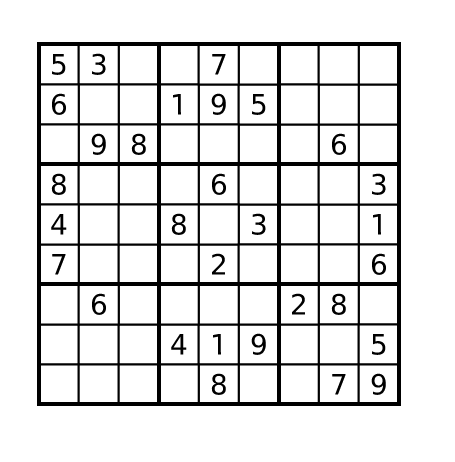
#> input picture test_img/1.jpg, 455 x 462 px
$ python -i grid_detector.py   (imports and definitions only)
#> lines starting #> are read from the running program, lines starting #| are printed output that depends on the picture; after the words box and inside, x2 and y2 are one past the last pixel; in counts of white or black regions, pixels touching at a corner belong together
### line_detector.py
import numpy as np
import cv2


class LineDetector:
    MAX_THETA_DIFFERENCE = np.pi / 14.0
    MAX_RHO_DIFFERENCE = 9

    @staticmethod
    def combine_lines(line, merge_to_index, merged_lines, lines_count):
        number_of_line_merged = lines_count[merge_to_index]
        merged_lines[merge_to_index][0][0] = (merged_lines[merge_to_index][0][0] * number_of_line_merged
                                              + line[0][0]) / (number_of_line_merged + 1)
        merged_lines[merge_to_index][0][1] = (merged_lines[merge_to_index][0][1] * number_of_line_merged
                                              + line[0][1]) / (number_of_line_merged + 1)
        lines_count[merge_to_index] += 1

    @staticmethod
    def is_line_same(line1, line2):
        rho1 = line1[0][0]
        theta1 = line1[0][1]
        rho2 = line2[0][0]
        theta2 = line2[0][1]
        return abs(rho1 - rho2) < LineDetector.MAX_RHO_DIFFERENCE and\
            abs(theta1 - theta2) < LineDetector.MAX_THETA_DIFFERENCE

    @staticmethod
    def merge_similar_lines(lines):
        merged_lines = list()
        lines_count = list()
        for line in lines:
            need_to_be_added = True
            for i in range(len(merged_lines)):
                if LineDetector.is_line_same(line, merged_lines[i]):
                    need_to_be_added = False
                    LineDetector.combine_lines(line, i, merged_lines, lines_count)
                    break
            if need_to_be_added:
                merged_lines.append(line)
                lines_count.append(1)

        return merged_lines

    def find_lines(self, thresh_image):
        lines = cv2.HoughLines(thresh_image, 1, np.pi / 180, 180, None, 0, 0)
        if lines is None:
            return None
        lines = self.merge_similar_lines(lines)
        return lines

### point_finder.py
import numpy as np


class PointsFinder:

    INTERSECTION_CORNER = 2
    INTERSECTION_T = 3
    INTERSECTION_CROSS = 4

    def __init__(self, thresh, lines):
        self.lines = lines
        self.thresh = thresh
        self.points = list()
        self.lines_with_points = list()
        for _ in lines:
            self.lines_with_points.append(list())
        self.width, self.height = thresh.shape

        self.find_all_intersections( lines, thresh)
        self.sort_points_in_all_lines()

    def get_points(self):
        return self.points

    def get_lines_with_points(self):
        return self.lines_with_points

    @staticmethod
    def is_line_horizontal(line):
        theta = line[0][1]
        return np.pi / 4 < theta < np.pi / 4.0 * 3

    def sort_points_in_all_lines(self):
        for i in range(len(self.lines_with_points)):
            self.sort_points_in_line(i)

    def sort_points_in_line(self, line_index):
        if self.is_line_horizontal(self.lines[line_index]):
            self.lines_with_points[line_index].sort(key=(lambda p: p[0][0] ** 2))
        else:
            self.lines_with_points[line_index].sort(key=(lambda p: p[0][1] ** 2))

    def add_point(self, pos, p_type, line_index, line2_index):
        self.lines_with_points[line_index].append((pos, p_type, line2_index))
        self.lines_with_points[line2_index].append((pos, p_type, line_index))
        self.points.append((pos, p_type, line_index, line2_index))

    def find_all_intersections(self, lines, img):
        for i in range(len(lines)):
            rho, theta = lines[i][0]
            a, b, c, x0, y0 = self.get_line_paramaters(theta, rho)
            for j in range(i + 1, len(lines), 1):
                if i == j:
                    continue
                rho2, theta2 = lines[j][0]
                d, e, f, x1, y1 = self.get_line_paramaters(theta2, rho2)
                p = self.find_intersection(a, b, c, d, e, f)
                if p is None:
                    continue

                if p[0] < 0 or p[0] >= self.height:
                    continue
                if p[1] < 0 or p[1] >= self.width:
                    continue
                t = self.get_type_of_intersection(p, (a, b, c), (d, e, f), img)
                if t is None:
                    continue
                self.add_point(p, t, i, j)

    @staticmethod
    def get_line_paramaters(theta, rho):
        a = np.cos(theta)
        b = np.sin(theta)
        x0 = a * rho
        y0 = b * rho
        c = -(x0 * a + y0 * b)
        return a, b, c, x0, y0

    @staticmethod
    def norm_vector(a, b):
        nx = -b
        ny = a
        dist = np.sqrt(a * a + b * b)
        return nx / dist, ny / dist

    @staticmethod
    def is_point_white(img, mx, my):
        mx = int(mx)
        my = int(my)
        if my >= img.shape[0] or my < 0 or mx >= img.shape[1] or mx < 0 \
                or img[my, mx] < 50:
            return False
        return True

    @staticmethod
    def checkpoint(img, space, x, y, na, nb, mul):
        mx = int(x + mul * na * space)
        my = int(y + mul * nb * space)
        if PointsFinder.is_point_white(img, mx, my):
            return True
        elif PointsFinder.check_point_surroundings(img, mx, my, 1):
            return True
        return PointsFinder.check_point_surroundings(img, mx, my, 2)

    @staticmethod
    def get_number_of_line_crossing(img, x, y, a, b):
        space = 8
        line_inter = 0
        na, nb = PointsFinder.norm_vector(a, b)
        if PointsFinder.checkpoint(img, space, x, y, na, nb, 1):
            line_inter += 1
        if PointsFinder.checkpoint(img, space, x, y, na, nb, -1):
            line_inter += 1
        return line_inter

    def check_point_surroundings(img, x, y, r):
        angle = 0
        while angle < 2 * np.pi:
            mx = int(np.cos(angle) * r)
            my = int(np.sin(angle) * r)
            if PointsFinder.is_point_white(img, x + mx, y + my):
                return True
            angle += np.pi / 2
        return False

    @staticmethod
    def is_point_or_surrounding_white(img, x, y):
        if PointsFinder.is_point_white(img, x, y):
            return True
        if PointsFinder.check_point_surroundings(img, x, y, 1):
            return True
        if PointsFinder.check_point_surroundings(img, x, y, 3):
            return True
        return False

    @staticmethod
    def get_type_of_intersection(pos, line1, line2, img):
        x, y = pos
        a, b, c = line1
        d, e, f = line2
        if not PointsFinder.is_point_or_surrounding_white(img, x, y):
            return None
        n = PointsFinder.get_number_of_line_crossing(img, x, y, a, b)
        m = PointsFinder.get_number_of_line_crossing(img, x, y, d, e)
        if (n == 2 and m == 0) or (n == 0 and m == 2):
            return None
        if n == 2 and m == 2:
            return PointsFinder.INTERSECTION_CROSS
        elif n == 1 and m == 1:
            return PointsFinder.INTERSECTION_CORNER
        return PointsFinder.INTERSECTION_T

    @staticmethod
    def find_intersection(a, b, c, d, e, f):
        """
        lines are in this format
        ax + by + c = 0
        dx + ey + f = 0
        """
        if d == 0 and a != 0:
            y = -f / e
            x = (-b * y - c) / a
            return int(x), int(y)

        if d != 0 and a == 0:
            y = -c / b
            x = (-e * y - f) / d
            return int(x), int(y)

        if d == 0 and a == 0:
            return None

        if b == 0 and e != 0:
            x = - c / a
            y = (-d * x - f) / e
            return int(x), int(y)
        if e == 0 and b != 0:
            x = - f / d
            y = (-a * x - c) / b
            return int(x), int(y)
        if e == 0 and b == 0:
            return None
        if abs(d) < 0.1 or abs(a) < 0.1:
            cc = (a - (b * d) / e)
            if cc == 0:
                # liens are parallel
                return None
            x = (b * f / e - c) / cc
            y = (-d * x - f) / e
            return int(x), int(y)
        else:
            cc = (b - a * e / d)
            if cc == 0:
                return None
            y = (a * f / d - c) / cc
            x = (-b * y - c) / a
        return int(x), int(y)

### corner_finder.py
from point_finder import PointsFinder
import numpy as np


class CornerFinder:
    BORDER_LINE_THRESHOLD = 70

    def __init__(self):
        self.middle_lines_ids = list()
        self.border_lines_ids = list()
        self.lines = list()

    def estimate_corners(self, lines_with_points):
        self.lines = lines_with_points
        self.middle_lines_ids = self.extract_middle_lines(lines_with_points)
        self.border_lines_ids = self.extract_border_lines(lines_with_points, self.middle_lines_ids)
        corners = self.pick_best_corners()
        sorted_corners = self.sort_points(corners)
        return sorted_corners

    @staticmethod
    def extract_middle_lines(lines):
        lines_ids = list()
        for i in range(len(lines)):
            if CornerFinder.is_middle_line(lines[i]):
                lines_ids.append(i)
        return lines_ids

    @staticmethod
    def is_middle_line(line):
        counts = 0
        for _, t, _ in line:
            if t == PointsFinder.INTERSECTION_T:
                if counts == 0:
                    counts = 1
                elif counts > 6:
                    return True
                elif counts < 3:
                    counts = 1
            elif t == PointsFinder.INTERSECTION_CROSS and counts > 0:
                counts += 1

        return False

    @staticmethod
    def extract_border_lines(lines, middle_lines):
        lines_ids = list()
        for i in range(len(lines)):
            if i in middle_lines:
                continue
            score = CornerFinder.calculate_border_line_score(lines[i], middle_lines)
            if score > CornerFinder.BORDER_LINE_THRESHOLD:
                lines_ids.append(i)
        return lines_ids

    @staticmethod
    def calculate_border_line_score(line, middle_lines):
        counts = 0
        errors = 0
        line_id = -1
        for _, t, line_cross in line:
            line_id += 1
            if t == PointsFinder.INTERSECTION_CORNER:
                if counts == 0:
                    counts = 1
                elif counts > 5:
                    return 100 - errors
                elif counts < 3 and line_cross not in middle_lines:
                    counts = 1
            elif t == PointsFinder.INTERSECTION_T:
                if line_cross not in middle_lines:
                    if counts == 0:
                        counts = 1
                    elif counts > 5:
                        return 100 - errors
                    else:
                        errors += 1
                if line_cross in middle_lines and counts > 0:
                    counts += 1
            elif line_cross in middle_lines and counts > 0:
                counts += 1
                errors += 3

        return 0

    def pick_best_corners(self):
        if len(self.border_lines_ids) < 4:
            return None
        if len(self.middle_lines_ids) < 10:
            return None

        for line_id in self.border_lines_ids:
            start, end = self.find_two_corners_on_line(self.lines[line_id])
            if start is None or start[1] == end[1]:
                continue
            another_points = self.find_neighbours_corners(start, end)
            if another_points is None:
                continue
            return [start[0], end[0], another_points[0], another_points[1]]

    def find_two_corners_on_line(self, line):
        start = None
        count = 0
        for ps, _, line_index in line:
            if line_index in self.border_lines_ids:
                if start is None or count < 3:
                    start = ps, line_index
                elif count > 5:
                    return start, (ps, line_index)
            elif line_index in self.middle_lines_ids and count is not None:
                count += 1
            else:
                count -= 1
        return None, None

    def find_neighbours_corners(self, point1, point2):
        first_line = self.lines[point1[1]]
        second_line = self.lines[point2[1]]

        first_points = self.find_cross_point_with_another_border_line(point1[0], first_line, False) + \
                       self.find_cross_point_with_another_border_line(point1[0], first_line, True)
        second_points = self.find_cross_point_with_another_border_line(point2[0], second_line, False) + \
                       self.find_cross_point_with_another_border_line(point2[0], second_line, True)

        # [5 lines of commented-out code are left out]

        for first in first_points:
            if first is None:
                continue
            for second in second_points:
                if second is None:
                    continue
                if first[1] == second [1]:
                    return first_line[first[0]][0], second_line[second[0]][0]

        return None

    def find_cross_point_with_another_border_line(self, point, line, up):
        point_index = self.find_index_of_point(line, point)
        if up:
            return self.find_cross_point_with_another_border_line_helper(line, point_index + 1, len(line), 1)
        else:
            return self.find_cross_point_with_another_border_line_helper(line, point_index - 1, -1, -1)

    def find_cross_point_with_another_border_line_helper(self, line, start, end, inc):
        cross_points = list()
        count = 0
        for i in range(start, end, inc):
            _, _, line_id = line[i]
            if line_id in self.border_lines_ids:
                if count < 5:
                    continue
                cross_points.append((i, line_id))
            else:
                count += 1
        return cross_points

    @staticmethod
    def sort_points(points):
        if points is None:
            return None
        roi = np.zeros((4, 2), dtype="float32")
        points.sort(key=(lambda p: p[0] ** 2 + p[1] ** 2))
        roi[0] = points[0]
        roi[2] = points[3]
        points.pop(-1)
        points.pop(0)
        points.sort(key=(lambda p: p[1] ** 2))
        roi[1] = points[0]
        roi[3] = points[1]
        return roi

    @staticmethod
    def find_index_of_point(line, point):
        for i in range(len(line)):
            p, _, _ = line[i]
            if p == point:
                return i
        return -1

    def get_middle_lines_ids(self):
        return self.middle_lines_ids

    def get_border_lines_ids(self):
        return self.border_lines_ids

### grid_detector.py
import numpy as np
import cv2
from line_detector import LineDetector
from point_finder import PointsFinder
from corner_finder import CornerFinder


class GridDetector:

    def __init__(self):
        self.line_detector = LineDetector()
        self.thresh_image = None

    def find_grid(self, image, show_img=True):
        self.thresh_image = self.preprocess_image(image)
        filtered_image = self.filter_small_contours(self.thresh_image)

        lines = self.line_detector.find_lines(filtered_image)
        if lines is None:
            return None

        points_finder = PointsFinder(filtered_image, lines)
        points = points_finder.get_points()
        lines_with_points = points_finder.get_lines_with_points()

        corner_finder = CornerFinder()
        final_corners = corner_finder.estimate_corners(lines_with_points)

        if show_img:
            colored_image = self.draw_image(filtered_image, lines, points, corner_finder.get_middle_lines_ids(),
                                            corner_finder.get_border_lines_ids())
            cv2.imshow('Line & points', colored_image)

        return final_corners

    def draw_image(self, thresh, lines, points, middle_lines, border_lines):
        colored_image = cv2.cvtColor(thresh, cv2.COLOR_GRAY2BGR)
        self.draw_lines(colored_image, lines, middle_lines, border_lines)
        self.draw_points(colored_image, points)

        return colored_image

    @staticmethod
    def preprocess_image(raw_image):
        gray = cv2.cvtColor(raw_image, cv2.COLOR_BGR2GRAY)
        return cv2.adaptiveThreshold(gray, 255, cv2.ADAPTIVE_THRESH_GAUSSIAN_C, cv2.THRESH_BINARY, 57, 5)

    @staticmethod
    def filter_small_contours(thresh):
        thresh = np.copy(thresh)
        cnts = cv2.findContours(thresh, cv2.RETR_TREE, cv2.CHAIN_APPROX_SIMPLE)
        cnts = cnts[0] if len(cnts) == 2 else cnts[1]
        for c in cnts:
            area = cv2.contourArea(c)
            if area < 1500:
                cv2.drawContours(thresh, [c], -1, 255, -1)

        return 255 - thresh

    @staticmethod
    def draw_lines(colored_image, lines, middle_lines_id, border_lines_id):
        line_id = 0
        for line in lines:
            rho = line[0][0]
            theta = line[0][1]
            a = np.cos(theta)
            b = np.sin(theta)
            x0 = a * rho
            y0 = b * rho
            pt1 = (int(x0 + 1000 * (-b)), int(y0 + 1000 * a))
            pt2 = (int(x0 - 1000 * (-b)), int(y0 - 1000 * a))
            if line_id in middle_lines_id:
                cv2.line(colored_image, pt1, pt2, (255, 0, 255), 1, cv2.LINE_AA)
            elif line_id in border_lines_id:
                cv2.line(colored_image, pt1, pt2, (0, 255, 0), 1, cv2.LINE_AA)
            else:
                cv2.line(colored_image, pt1, pt2, (0, 0, 255), 1, cv2.LINE_AA)
            line_id += 1

    @staticmethod
    def draw_points(img, points):
        for ps, t, l1, l2 in points:
            color = (0, 255, 0)
            if t == PointsFinder.INTERSECTION_CORNER:
                color = (0, 255, 255)
            elif t == PointsFinder.INTERSECTION_CROSS:
                color = (255, 0, 255)

            cv2.circle(img, ps, 5, color, 2)

>>> import cv2
>>> picture = cv2.imread('test_img/1.jpg')
#> picture is the input picture: shape (462, 455, 3); min 0, max 255, mean 225.8
>>> result = GridDetector().find_grid(picture)
#> in preprocess_image, `return cv2.adaptiveThreshold(gray, 255, cv2.ADAPTIVE_THRESH_GAUSSIAN_C..`:
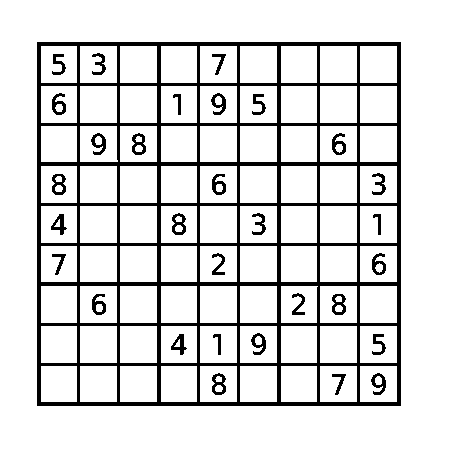
#> returned value: shape (462, 455); 86.8% white; 31 black regions
#> in filter_small_contours, `cnts = cv2.findContours(thresh, cv2.RETR_TREE, cv2.CHAIN_APPROX_SIMPLE)`: cnts = 134 contours, 2 with area under 20; largest, box (x1, y1, x2, y2) and area: (0, 0, 455, 462) 209294, (36, 41, 402, 407) 133223, (360, 326, 397, 363) 1296, (320, 326, 357, 363) 1296, (240, 326, 277, 363) 1296
#> the loop in filter_small_contours, `for c in cnts:` made 134 passes
#> area on passes 2, 4, 5, 7, 11, 12, 13, 19, 23, 24, 26, 28: 133223, 250.5, 42, 136.5, 280.5, 36, 24, 179, 251.5, 42, 106.5, 207
#> (c, area) on passes 1, 3, 6, 8, 9, 10: ([[0, 0], [0, 461], [454, 461], [454, 0]], 209294), ([[360, 366], [360, 401], [396, 401], [396, 366]], 1260), ([[320, 366], [320, 401], [356, 401], [356, 366]], 1260), ([[281, 366], [281, 401], [316, 401], [316, 366]], 1225), ([[240, 366], [240, 401], [276, 401], [276, 366]], 1260), ([[200, 366], [200, 401], [236, 401], [236, 366]], 1260)
#> after the loop in filter_small_contours, `for c in cnts:`:
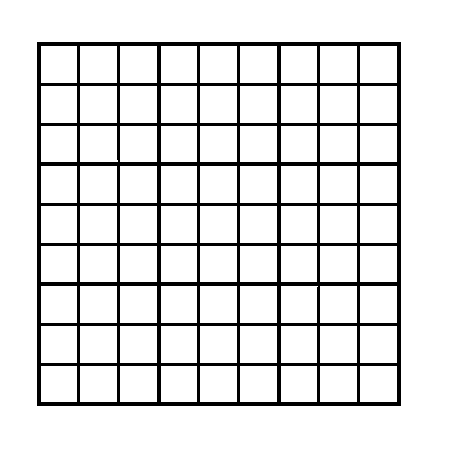
#> thresh: shape (462, 455); 88.8% white; 1 black region, box (x1, y1, x2, y2) and area: (37, 42, 401, 406) 23593
#> in find_lines, `lines = cv2.HoughLines(thresh_image, 1, np.pi / 180, 180, None, 0, 0)`: lines = 72 rows, first 8: [37, 0], [77, 0], [118, 0], [157, 0], [197, 0], [237, 0], [277, 0], [318, 0]
#> the loop in merge_similar_lines, `for line in lines:` made 72 passes
#> the loop in __init__, `for _ in lines:` made 30 passes
#> the loop in find_all_intersections, `for i in range(len(lines)):` made 30 passes
#> the loop in sort_points_in_all_lines, `for i in range(len(self.lines_with_points)):` made 30 passes
#> the loop in extract_middle_lines, `for i in range(len(lines)):` made 30 passes
#> the loop in extract_border_lines, `for i in range(len(lines)):` made 30 passes
#> the loop in pick_best_corners, `for line_id in self.border_lines_ids:` made 1 pass
#> the loop in draw_lines, `for line in lines:` made 30 passes
#> line on passes 1 to 12: [[40, 0.00873]], [[79, 0.00873]], [[119.5, 0.00873]], [[159.5, 0.00873]], [[199, 0.00873]], [[239, 0.00873]], [[279.5, 0.00873]], [[320.7, 0.0116]], [[359, 0.00873]], [[399.5, 0.00873]], [[43.33, 1.57]], [[83.8, 1.57]]
#> after the loop in draw_lines, `for line in lines:`:
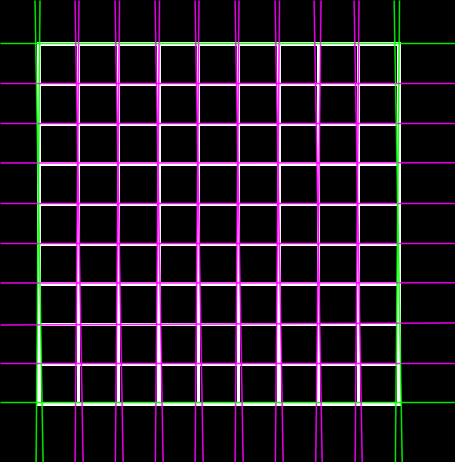
#> colored_image: shape (462, 455, 3); mean B, G, R 34.2, 21.2, 34.2
#> the loop in draw_points, `for ps, t, l1, l2 in points:` made 207 passes
#> (ps, t, l1, l2) on passes 1 to 3: ((39, 43), 2, 0, 10), ((39, 83), 3, 0, 11), ((38, 123), 3, 0, 12)
#> after the loop in draw_points, `for ps, t, l1, l2 in points:`:
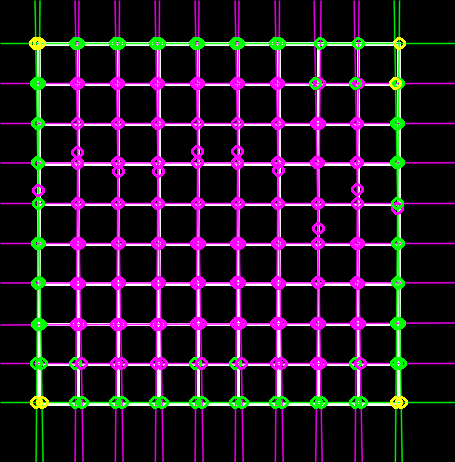
#> img: shape (462, 455, 3); mean B, G, R 36.9, 22.7, 37.8
